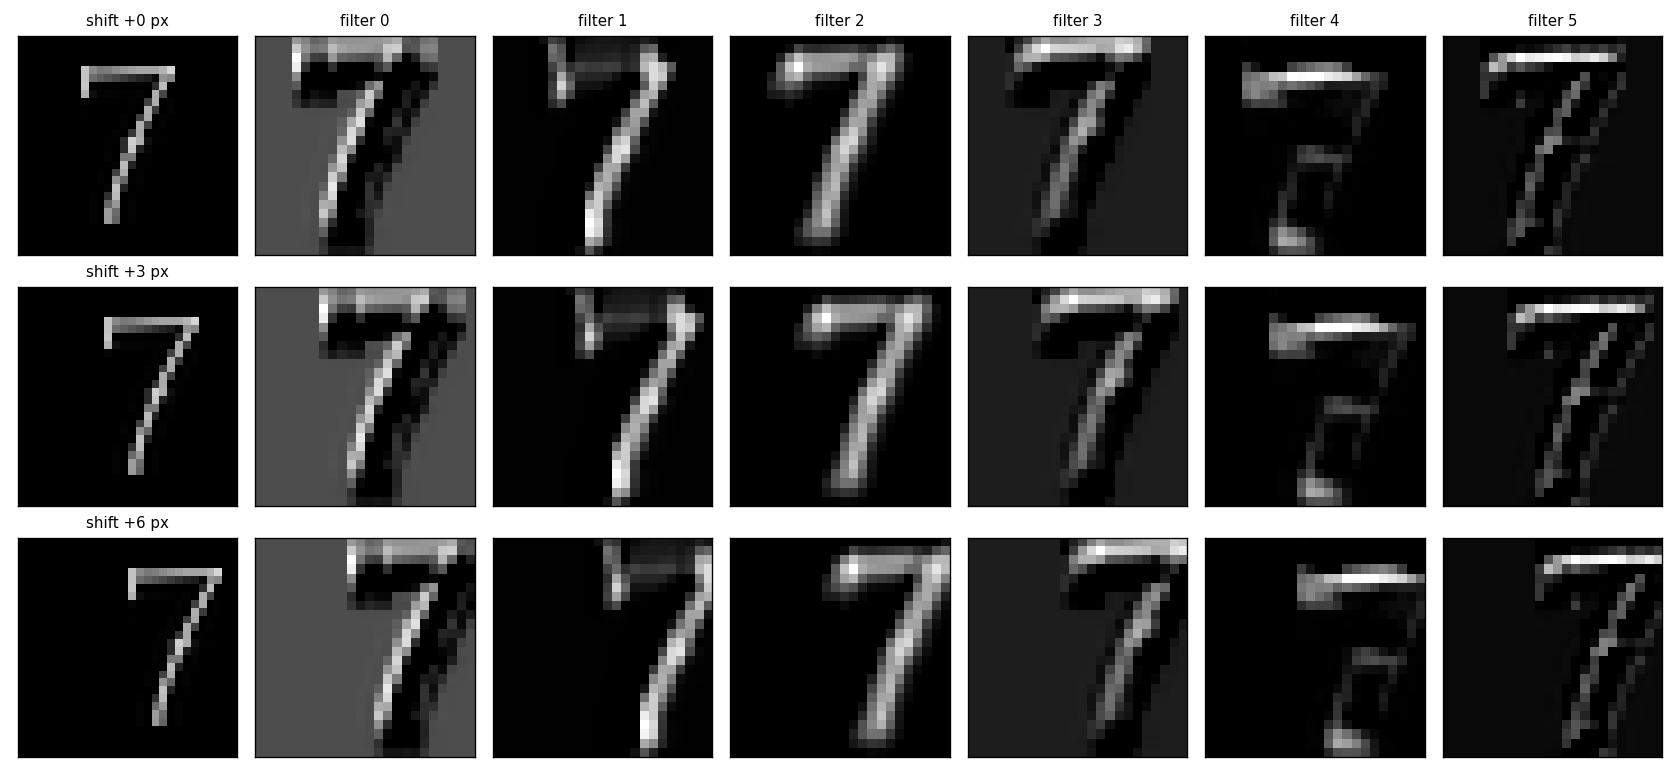

Write Python code to recreate this figure.
# -*- coding: utf-8 -*-
"""
平移实验：同一张 7 右移若干像素，看第一层特征图是不是"跟着平移"。

关键：先在 preprocess 之后得到 28x28 张量，再平移。
     不能先平移原图再 preprocess —— 那样居中会把平移量抵消掉。
"""
import os

import torch
import numpy as np
import matplotlib.pyplot as plt

from predict import preprocess, build_model

HERE    = os.path.dirname(os.path.abspath(__file__))
DESKTOP = os.path.abspath(os.path.join(HERE, "..", ".."))

model = build_model()
model.load_state_dict(torch.load(os.path.join(HERE, "mnist_cnn.pth"), map_location="cpu"))
model.eval()

SHIFTS = [0, 3, 6]


def shift_image(a, dy, dx):
    """把二维数组向下移 dy 像素、向右移 dx 像素，空出来的地方填 0。
       dy、dx 必须 >= 0。"""
    h, w = a.shape
    out = np.zeros_like(a)
    out[dy:, dx:] = a[:h - dy, :w - dx]
    return out


# ---------- 1. 造出三张平移图（唯一变量：位置） ----------
base = preprocess(os.path.join(DESKTOP, "7.png"))[0, 0].numpy()

shifted = []
print("=== 1. 三张平移图 ===")
for s in SHIFTS:
    b = shift_image(base, 0, s)
    shifted.append(b)
    ys, xs = np.where(b > 0.2)
    print("  右移 %d 像素 ->  行 %2d~%2d   列 %2d~%2d" % (s, ys.min(), ys.max(), xs.min(), xs.max()))

# ---------- 2. 取第一层特征图 ----------
feats = []
print()
print("=== 2. 第一层特征图 ===")
for s, b in zip(SHIFTS, shifted):
    t = torch.tensor(b, dtype=torch.float32).view(1, 1, 28, 28)
    with torch.no_grad():
        feats.append(model[:2](t)[0].numpy())
        pred = int(torch.softmax(model(t), dim=1).argmax())
    print("  右移 %d 像素  ->  特征图 %s   整网预测 = %d" % (s, tuple(feats[-1].shape), pred))

# ---------- 3. 对齐验证：核心 ----------
# 若卷积层"找的是局部形状"，那么 把基准的特征图也右移 s 像素，就该 ≈ 右移 s 后的特征图。
# 注意：基准特征图右移 s 后，最右 s 列是补的 0，所以只比左边 (24-s) 列。
print()
print("=== 3. 对齐验证（平均绝对差，越小越像） ===")
print("  %-9s %10s %10s %8s" % ("filter", "对齐后", "未对齐", "差几倍"))
for s in [3, 6]:
    print("  --- 右移 %d 像素 ---" % s)
    for k in range(6):
        f_ref = feats[0][k]                     # 未平移的特征图
        f_mov = feats[SHIFTS.index(s)][k]       # 平移 s 后的特征图

        # 正确对齐：原图第 j 列的特征，平移后应出现在第 j+s 列。
        # 只比内部区域 —— 平移后右边界补了 0，边界附近本来就不可比（边界效应）。
        n = 24 - s
        aligned = np.abs(f_ref[:, :n] - f_mov[:, s:s + n]).mean()
        naive   = np.abs(f_ref[:, :n] - f_mov[:, :n]).mean()
        ratio   = naive / aligned if aligned > 1e-9 else float("inf")
        print("  %-9s %10.4f %10.4f %7.1fx" % ("filter%d" % k, aligned, naive, ratio))

# ---------- 4. 画图 ----------
fig, axes = plt.subplots(3, 7, figsize=(14, 6.5))

for r, s in enumerate(SHIFTS):
    axes[r, 0].imshow(shifted[r], cmap="gray", vmin=0, vmax=1)
    axes[r, 0].set_title("shift +%d px" % s, fontsize=9)

# 每列一个 filter，上下三行共用色标（才能公平比较）
for k in range(6):
    vmax = max(feats[r][k].max() for r in range(3))
    for r in range(3):
        axes[r, k + 1].imshow(feats[r][k], cmap="gray", vmin=0, vmax=vmax)
    axes[0, k + 1].set_title("filter %d" % k, fontsize=9)

for ax in axes.flat:
    ax.set_xticks([])
    ax.set_yticks([])

plt.tight_layout()
plt.savefig("shift_feature_maps.png", dpi=120)
plt.show()
